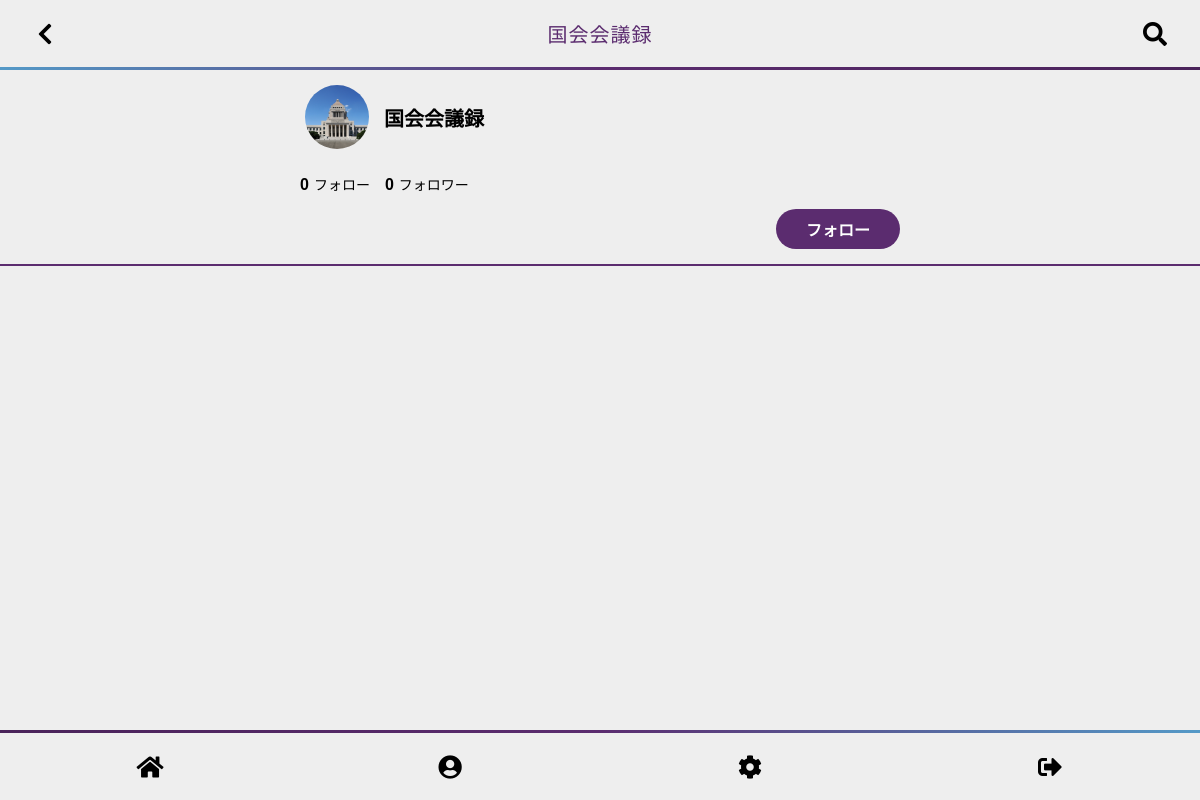
The page /profile/index.php?id=15 (signed in) on the database its author committed.
### tables this page shows
CREATE TABLE "members" (
	"id"	INTEGER,
	"name"	VARCHAR(255),
	"email"	VARCHAR(255),
	"password"	VARCHAR(255),
	"image"	TEXT,
	"bio"	TEXT,
	"created"	DATETIME,
	"modified"	TIMESTAMP,
	PRIMARY KEY("id" AUTOINCREMENT)
);

### func.php (called while the page is built, shortened)
<?php
class Template
{
  function setValue_tpl_header($heading)
  {
    $this->heading = $heading;
  }
  function show($tplType)
  {
    $v = $this;
    switch ($tplType) {
      case TPL_HEADER_BAR:
        $tplfile = 'header_bar.tpl.php';
        break;
      case TPL_FOOTER_BAR:
        $tplfile = 'footer_bar.tpl.php';
        break;
    }
    include($_SERVER['DOCUMENT_ROOT'] . "/tpl/{$tplfile}");
  }
}

### profile/index.php (the view, shortened to what this page needs)
<?php
require($_SERVER['DOCUMENT_ROOT'] . '/func.php');
$db = dbConnect();
$tpl = new Template();
?>
<!DOCTYPE html>
<html lang="ja">
<head>
  <link href="https://use.fontawesome.com/releases/v5.14.0/css/all.css" rel="stylesheet">
  <link rel="stylesheet" href="/css/general.css">
</head>
<body>
  <?php
  $sql = 'SELECT * FROM members WHERE id = :id';
  $profile = $db->prepare($sql);
  $profile->bindValue(':id', $_REQUEST['id']);
  $profile->execute();
  foreach ($profile as $m) {
    $member = $m;
  }
  $tpl->setValue_tpl_header($member['name']);
  $tpl->show(TPL_HEADER_BAR);
  ?>
  <main class="main" id="main">
    <div class="profile">
      <div class="profile_content">
        <div class="profile_heading">
          <div class="profile_image">
            <img src="<?php echo $member['image']; ?>" alt="<?php echo $member['name']; ?>">
          </div>
          <div class="profile_name">
            <div class="profile_name_text">
              <?php echo $member['name']; ?>
            </div>
          </div>
        </div>
        <div class="profile_exp">
        </div>
        <div class="profile_follow_group">
          <div class="profile_follow_list">
            <?php
            $sql = 'SELECT COUNT(*) AS follow_cnt FROM follow WHERE member_id = :member_id';
            $stmt = $db->prepare($sql);
            $stmt->bindValue(':member_id', $member['id']);
            $stmt->execute();
            $follow = $stmt->fetchColumn();
            ?>
            <span class="follow_num"><?php echo $follow; ?></span>フォロー
          </div>
          <div class="profile_follow_list">
            <?php
            $sql = 'SELECT COUNT(*) AS follow_cnt FROM follow WHERE follow_id = :follow_id';
            $stmt = $db->prepare($sql);
            $stmt->bindValue(':follow_id', $member['id']);
            $stmt->execute();
            $follower = $stmt->fetchColumn();
            ?>
            <span class="follow_num"><?php echo $follower; ?></span>フォロワー
          </div>
          <?php
          $sql = 'SELECT COUNT(*) AS follow_cnt FROM follow WHERE member_id = :member_id AND follow_id = :follow_id';
          $stmt = $db->prepare($sql);
          $stmt->bindValue(':member_id', $_SESSION['id']);
          $stmt->bindValue(':follow_id', $member['id']);
          $stmt->execute();
          $follow = $stmt->fetchColumn();
          if ($_REQUEST['id'] != $_SESSION['id']) : ?>
            <?php if ($follow == 0) : ?>
              <div class="follow_btn">
                <form action="/follow/" method="post">
                  <input type="submit" value="フォロー">
                </form>
              </div>
            <?php endif; ?>
          <?php endif; ?>
        </div>
      </div>
    </div>
  </main>
</body>
</html>

### tpl/header_bar.tpl.php
<header class="header">
  <div class="header_group">
    <?php if (!empty($_SESSION['id'])) : ?>
      <div class="header_list header_menu_left menu_icon">
        <?php if ($_SERVER['REQUEST_URI'] != '/') : ?>
          <a onclick="history.back();"><i class="fas fa-chevron-left"></i></a>
        <?php else : ?>
          <a href="/"><i class="fas fa-pen-nib"></i></a>
        <?php endif; ?>
      </div>
    <?php endif; ?>
    <div class="header_list header_logo">
      <a href="/">
        <?php echo $v->heading; ?>
      </a>
    </div>
    <?php if (!empty($_SESSION['id'])) : ?>
      <div class="header_list header_menu_right menu_icon">
        <i class="fas fa-search"></i>
      </div>
    <?php endif; ?>
  </div>
</header>

### css/general.css (style rules this page uses)
:root { --main-color: #5b2c6f; --sub-color: #ead6f1; --nice-color: #e74c3c; --background-color: #eee; --text-color: #111; --border-color: #888; --header-bar-height: 70px; --footer-bar-height: 70px; }
* { box-sizing: border-box; font-family: sans-serif; }
body { background-color: var(--background-color); margin: 0; }
a { text-decoration: none; color: var(--background-color); }
.header { display: flex; flex-direction: row; align-items: center; justify-content: center; position: fixed; top: 0; left: 0; width: 100%; height: var(--header-bar-height); background-color: var(--background-color); border-bottom: 3px solid var(--main-color); border-image: linear-gradient(to right, #5499c7, var(--main-color), #4a235a); border-image-slice: 1; }
.header * { color: #000; }
.header_group { display: flex; flex-direction: row; align-items: center; justify-content: center; }
.header_list { display: flex; flex-direction: column; align-items: center; justify-content: center; }
.header_menu_left, .header_menu_right { width: var(--header-bar-height); }
.header_logo { width: calc(100vw - var(--header-bar-height) * 2); font-size: 20px; letter-spacing: 1px; }
.header_logo a { width: 70%; color: var(--main-color); text-align: center; text-overflow: ellipsis; overflow: hidden; white-space: nowrap; }
.menu_icon { font-size: 24px; width: 50px; height: 50px; border-radius: 100%; cursor: pointer; transition: background-color .3s ease-in-out; }
.menu_icon a { display: flex; flex-direction: row; align-items: center; justify-content: center; color: #000; }
.main { display: flex; flex-direction: column; width: 100%; height: calc(100vh - var(--header-bar-height) - var(--footer-bar-height)); overflow-y: scroll; margin: var(--footer-bar-height) auto 0; background-color: var(--background-color); }
.profile { display: flex; flex-direction: column; justify-content: center; width: 100%; margin: 0 auto; align-items: top; border-bottom: 2px solid var(--main-color); padding: 10px; }
.profile .profile_content { width: 90%; max-width: 600px; margin: 0 auto; }
.profile .profile_heading { display: flex; flex-direction: row; align-items: center; justify-content: left; margin-bottom: 5px; }
.profile .profile_image { display: flex; width: 64px; height: 64px; margin: 5px; }
.profile .profile_image img { display: flex; border-radius: 100%; width: 100%; height: 100%; object-fit: cover; }
.profile .profile_name { display: flex; margin-left: 10px; font-weight: bold; max-width: 60vw; }
.profile .profile_name .profile_name_text { width: 100%; word-break: break-word; font-size: 20px; }
.profile .profile_exp { width: 100%; padding: 5px 10px 10px; word-break: break-word; }
.profile .profile_follow_group { width: 100%; display: flex; flex-wrap: wrap; flex-direction: row; align-items: center; }
.profile .profile_follow_list { display: flex; justify-content: left; align-items: baseline; margin-right: 15px; font-size: 14px; }
.profile .profile_follow_list span.follow_num { font-size: 16px; margin-right: 5px; font-weight: bold; }
.profile .follow_btn { display: flex; justify-content: right; align-items: center; width: 100%; }
.profile .follow_btn input { display: flex; align-items: center; justify-content: center; height: 40px; border-radius: 20px; padding: 0 30px; outline: none; border: none; background-color: var(--main-color); color: #fff; cursor: pointer; font-weight: bold; transition: opacity .3s ease-in-out; font-size: 16px; margin-top: 15px; margin-bottom: 5px; }

### rows shown on the page
members: name "国会会議録", image (picture)

### other values the page prints
$follow "0"
$follower "0"
